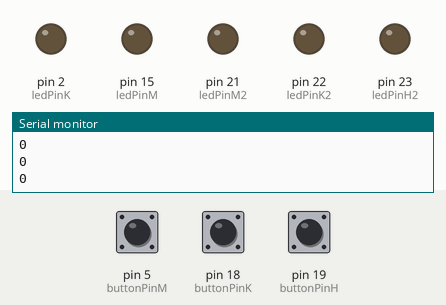
A sketch run on a simulated Arduino Mega 2560, built with avr-gcc and run on an emulated ATmega2560. Shown: output pins drawn as LEDs (lit = HIGH), the last lines printed to the serial monitor. Dashed ring = blinking. The inputs (shaded band) are chosen by the test bench; at power-on: pin 19 (buttonPinH) LOW, pin 5 (buttonPinM) LOW, pin 18 (buttonPinK) LOW.

Above: at 1.8 s.
1.9 s: pin 19 (buttonPinH) pulled HIGH for 0.6 s
At 2.3 s:
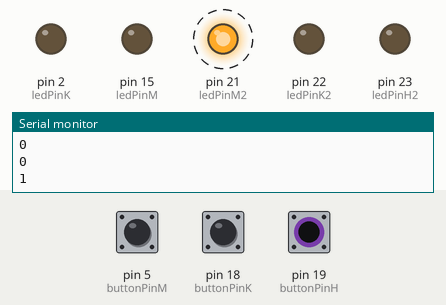
5.5 s: pin 5 (buttonPinM) pulled HIGH for 0.6 s
At 6.2 s:
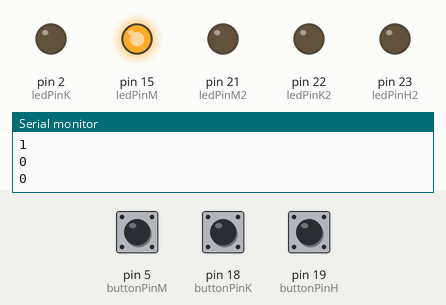
8.0 s: pin 18 (buttonPinK) pulled HIGH for 0.6 s
At 8.4 s:
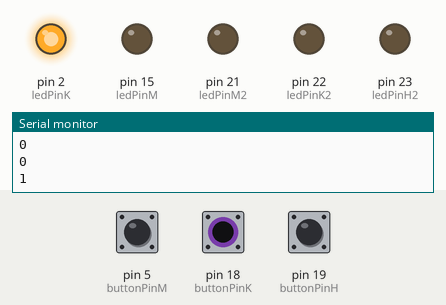
10.1 s: pin 18 (buttonPinK) pulled HIGH for 3.2 s
At 12.9 s:
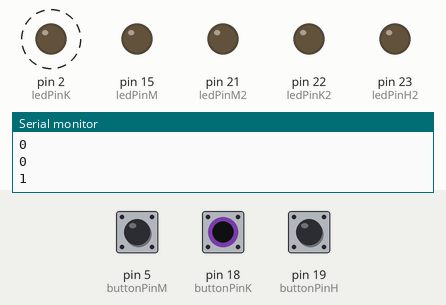
14.8 s: pin 5 (buttonPinM) pulled HIGH for 3.2 s
At 16.0 s:
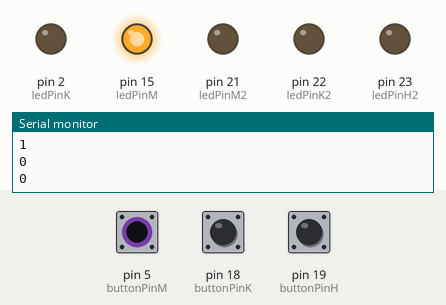
19.5 s: pin 5 (buttonPinM) driven HIGH and pin 18 (buttonPinK) driven HIGH
At 19.9 s:
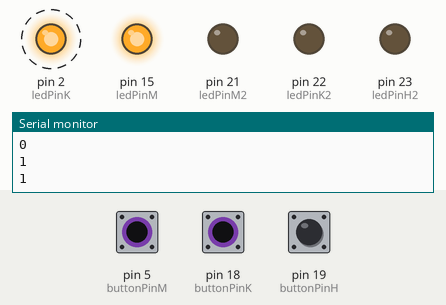
Timing chart, 0 to 23.5 s (numbered marks = the images above; inputs shaded):
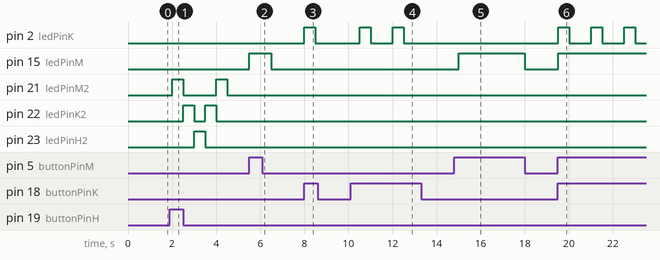

Measured:
- after the input at 1.9 s, pin 21 (ledPinM2): alternates HIGH for 0.50 s and LOW for 1.5 s, starting after 0.10 s; pin 22 (ledPinK2): alternates HIGH for 0.50 s and LOW for 0.50 s, 4 changes in all, then stays LOW, starting after 0.60 s; pin 23 (ledPinH2): LOW → HIGH after 1.1 s, → LOW 0.50 s later
- after the input at 5.5 s, pin 15 (ledPinM): LOW → HIGH at once, → LOW 1.0 s later
- after the input at 8.0 s, pin 2 (ledPinK): LOW → HIGH at once, → LOW 0.50 s later
- after the input at 10.1 s, pin 2 (ledPinK): alternates HIGH for 0.50 s and LOW for 1.0 s, 4 changes in all, then stays LOW, starting after 0.41 s
- after the input at 14.8 s, pin 15 (ledPinM): LOW → HIGH after 0.21 s, → LOW 3.0 s later
- after the input at 19.5 s, pin 2 (ledPinK): alternates HIGH for 0.50 s and LOW for 1.0 s, starting at once; pin 15 (ledPinM): LOW → HIGH at once

The sketch:

GPIO-3-Button.ino
```cpp
// set pin numbers
const int buttonPinK = 18; // the number of the pushbutton pin
const int buttonPinM = 5; // the number of the pushbutton pin
const int buttonPinH = 19; // the number of the pushbutton pin
const int ledPinK = 2; // the number of the LED pin
const int ledPinM = 15; // the number of the LED pin
const int ledPinM2 = 21; // the number of the LED pin
const int ledPinK2 = 22; // the number of the LED pin
const int ledPinH2 = 23; // the number of the LED pin
// variable for storing the pushbutton status
int buttonStateK = 0;
int buttonStateM = 0;
int buttonStateH = 0;

void setup() {
 Serial.begin(115200);
 // initialize the pushbutton pin as an input
 pinMode(buttonPinK, INPUT);
 pinMode(buttonPinM, INPUT);
 pinMode(buttonPinH, INPUT);
 // initialize the LED pin as an output
 pinMode(ledPinK, OUTPUT);
 pinMode(ledPinM, OUTPUT);
 pinMode(ledPinK2, OUTPUT);
 pinMode(ledPinM2, OUTPUT);
 pinMode(ledPinH2, OUTPUT);
}

void loop() {
   // read the state of the pushbutton value
 buttonStateM = digitalRead(buttonPinM);
 Serial.println(buttonStateM);
 // check if the pushbutton is pressed.
 // if it is, the buttonStateM is HIGH
 if (buttonStateM == HIGH) {
 // turn LED on
 digitalWrite(ledPinM, HIGH);
 } else {
 // turn LED off
 digitalWrite(ledPinM, LOW);
 }

  // read the state of the pushbutton value
 buttonStateK = digitalRead(buttonPinK);
 Serial.println(buttonStateK);
 // check if the pushbutton is pressed.
 // if it is, the buttonStateK is HIGH
 if (buttonStateK == HIGH) {
  digitalWrite(ledPinK, HIGH);  // turn the LED on (HIGH is the voltage level)
  delay(500);                      // wait for a second
  digitalWrite(ledPinK, LOW);   // turn the LED off by making the voltage LOW
  delay(500);                      // wait for a second
 }

 // read the state of the pushbutton value
 buttonStateH = digitalRead(buttonPinH);
 Serial.println(buttonStateH);
 // check if the pushbutton is pressed.
 // if it is, the buttonStateH is HIGH
 if (buttonStateH == HIGH) {
  digitalWrite(ledPinM2, HIGH);  // turn the LED on (HIGH is the voltage level)
  digitalWrite(ledPinK2, LOW);   // turn the LED off by making the voltage LOW
  digitalWrite(ledPinH2, LOW);   // turn the LED off by making the voltage LOW
  delay(500);                      // wait for a second

  digitalWrite(ledPinM2, LOW);  // turn the LED on (HIGH is the voltage level)
  digitalWrite(ledPinK2, HIGH);   // turn the LED off by making the voltage LOW
  digitalWrite(ledPinH2, LOW);   // turn the LED off by making the voltage LOW
  delay(500);                      // wait for a second

  digitalWrite(ledPinM2, LOW);  // turn the LED on (HIGH is the voltage level)
  digitalWrite(ledPinK2, LOW);   // turn the LED off by making the voltage LOW
  digitalWrite(ledPinH2, HIGH);   // turn the LED off by making the voltage LOW
  delay(500);                      // wait for a second

  digitalWrite(ledPinM2, LOW);  // turn the LED on (HIGH is the voltage level)
  digitalWrite(ledPinK2, HIGH);   // turn the LED off by making the voltage LOW
  digitalWrite(ledPinH2, LOW);   // turn the LED off by making the voltage LOW
  delay(500);                      // wait for a second

  digitalWrite(ledPinM2, HIGH);  // turn the LED on (HIGH is the voltage level)
  digitalWrite(ledPinK2, LOW);   // turn the LED off by making the voltage LOW
  digitalWrite(ledPinH2, LOW);   // turn the LED off by making the voltage LOW
  delay(500);

 } else{
  digitalWrite(ledPinM2, LOW);  // turn the LED on (HIGH is the voltage level)
  digitalWrite(ledPinK2, LOW);   // turn the LED off by making the voltage LOW
  digitalWrite(ledPinH2, LOW);   // turn the LED off by making the voltage LOW
  delay(500);                      // wait for a second

 }


}
```
